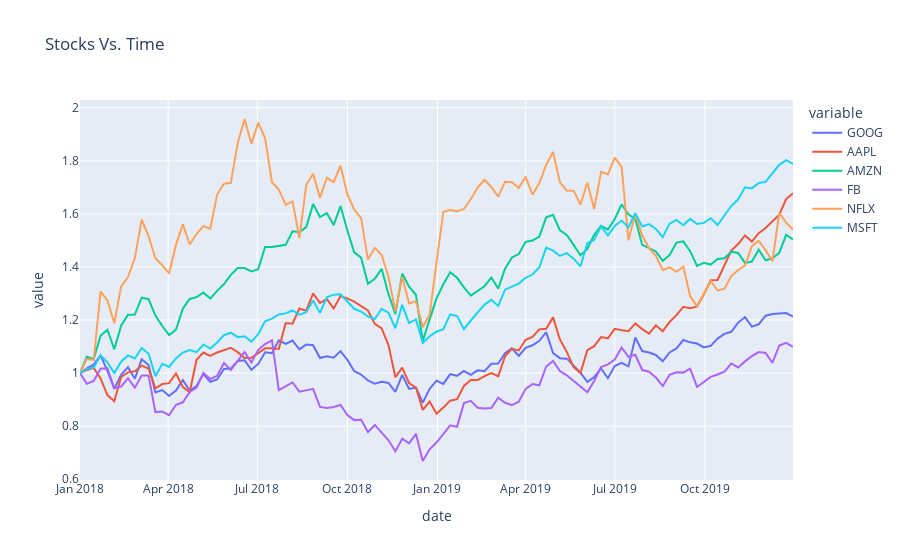

Notebook code for this chart:
### Code cell
fig = px.line(stocks, x='date', y=stocks.columns, title = "Stocks Vs. Time")



fig.show()
